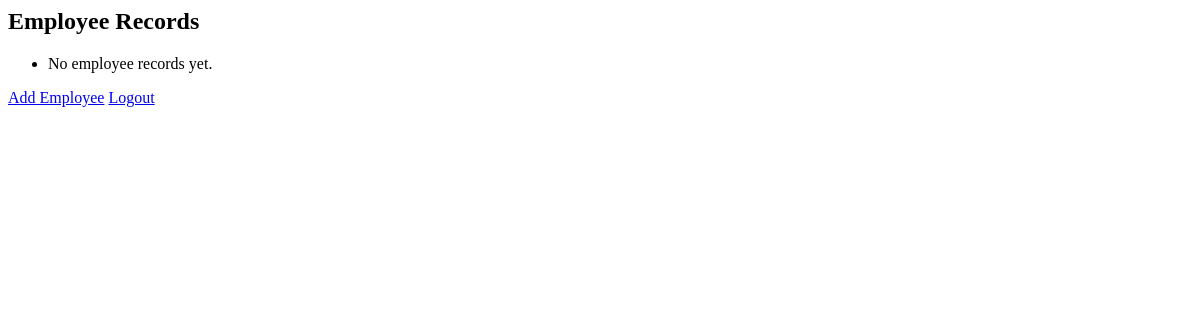
The page /hr/list/ (signed in) on the database as committed earlier.
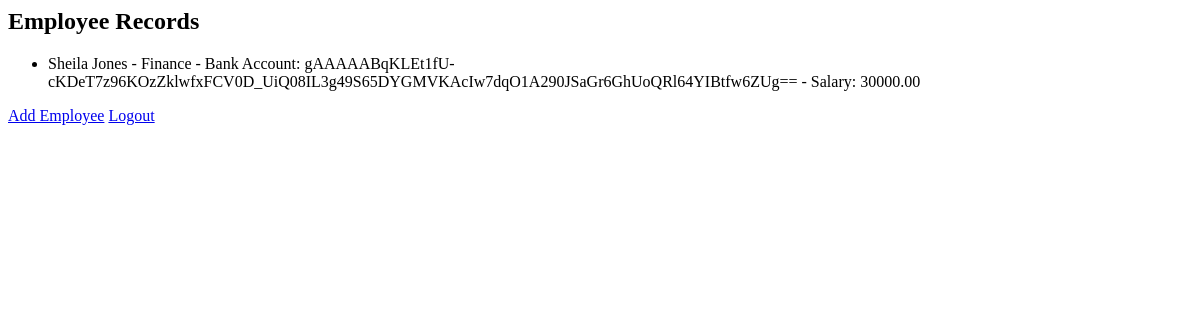
The same page on the database as committed later.
### hr_vault/models.py (models this page shows, shortened)
class EmployeeRecord(models.Model):
    employee_name = models.CharField(max_length=200)
    department = models.CharField(max_length=100)
    bank_account_number = EncryptedCharField(max_length=50)
    annual_salary = models.DecimalField(max_digits=12, decimal_places=2)
    added_by = models.ForeignKey(User, on_delete=models.CASCADE)

### hr_vault/views.py (the view)
# urls.py: path("", lambda request: redirect("list_employees")),  # root → employee list
@login_required
def list_employees(request):
    employees = EmployeeRecord.objects.select_related("added_by").order_by("-id")
    return render(request, "hr_vault/list_employees.html", {"employees": employees})

### hr_vault/templates/hr_vault/list_employees.html
<h2>Employee Records</h2>
<ul>
  {% for emp in employees %}
    <li>
      {{ emp.employee_name }} - {{ emp.department }} -
      Bank Account: {{ emp.bank_account_number }} -
      Salary: {{ emp.annual_salary }}
    </li>
  {% empty %}
    <li>No employee records yet.</li>
  {% endfor %}
</ul>
<a href="{% url 'add_employee' %}">Add Employee</a>
<a href="{% url 'logout' %}">Logout</a>

Rows that differ between the two databases and show on the page:
added EmployeeRecord: employee_name "Sheila Jones", department "Finance", bank_account_number "gAAAAABqKLEt1fU-cKDeT7z96KOzZklwfxFCV0D_UiQ08IL3g49S65DYGMVKAcIw7dqO1A290JSaGr6GhUoQRl64YIBtfw6ZUg==", annual_salary "30000.00"
Other text that changed with them:
text no longer shown: "No employee records yet."
